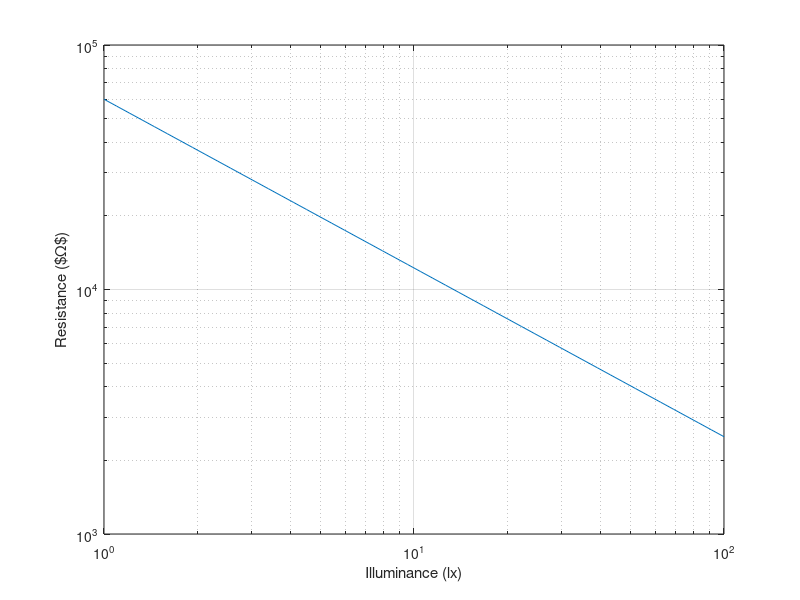

Write MATLAB code to recreate this figure.
# This is Octave

pt1 = [1, 60e3];  % lux, LDR resistance
pt2 = [100, 2.5e3];

pt1_log = log10(pt1);
pt2_log = log10(pt2);


% solve   log10(R) = a * log10(lux) + b   for a and b
ab = inv([pt1_log(1) 1; pt2_log(1) 1]) * [pt1_log(2); pt2_log(2)];

a = ab(1)
b = ab(2)

lux = logspace(pt1_log(1), pt2_log(1));

r = 10.^(a*log10(lux) + b);

#figure('visible', 'off');
loglog(lux, r)
grid on
#title('LDR Characteristic');
xlabel('Illuminance (lx)');
ylabel('Resistance ($\Omega$)');
print('LDR_model', '-depslatex', '-mono');
